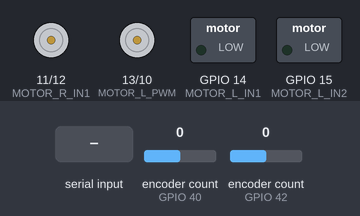
This program was run on a simulated ESP32-S3. Parts: motor-driver pin pairs drawn as motors (green arrow = first pin HIGH = forward, orange = second pin HIGH = backward, longer = more drive), switched loads named in the program (green lamp = pin HIGH). The test bench sets the inputs (shaded band); at power-on: encoder count (sensors on GPIO 40, GPIO 42) 0. What the program prints to the serial monitor is not drawn.

Above: at 1.2 s.
1.3 s: "D,,45\n" received over Serial
At 1.7 s:
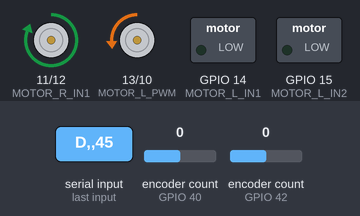
Timing chart, 0 to 4.3 s (numbered marks = the images above; inputs shaded):
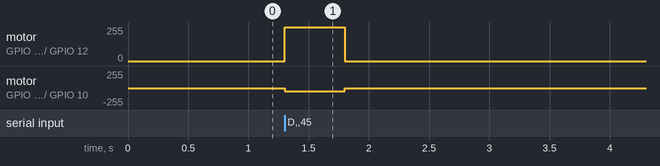

The program:

main.cpp
```cpp
// esp32_test — bare-bones motor + encoder validation firmware.
// No micro-ROS, no PID, no EMA filter.
//
// Serial protocol (115200 baud, native USB CDC → /dev/ttyACM0):
//   RX: D,<left>,<right>\n    duty integers -255..255
//   TX: E,<vel_l>,<vel_r>,<pos_l>,<pos_r>\n  at 50 Hz (rad/s, rad)
//
// Watchdog: motors stop if no D command received within 500 ms.

#include <Arduino.h>
#include <ESP32Encoder.h>

// ── Motor pins (TB6612FNG) ──────────────────────────────────────────────────
#define MOTOR_R_CH    0
#define MOTOR_L_CH    1
#define MOTOR_R_PWM   10
#define MOTOR_R_IN1   11
#define MOTOR_R_IN2   12
#define MOTOR_L_PWM   13
#define MOTOR_L_IN1   14
#define MOTOR_L_IN2   15

// 1 kHz matches main firmware — 20 kHz caused a 10× measured speed loss on this chassis.
#define MOTOR_PWM_FREQ  1000
#define MOTOR_PWM_BITS  8

// ── Encoder pins ───────────────────────────────────────────────────────────
#define ENC_L_A  40
#define ENC_L_B  41
#define ENC_R_A  42
#define ENC_R_B  39

static constexpr float ENC_CPR  = 1010.0f;
static constexpr float DT_MS    = 20.0f;    // 50 Hz report
static constexpr float DT_S     = DT_MS / 1000.0f;
static constexpr unsigned long WATCHDOG_MS = 500;

static ESP32Encoder enc_left;
static ESP32Encoder enc_right;
static unsigned long last_cmd_ms = 0;

static void set_motor(uint8_t ch, uint8_t in1, uint8_t in2, int duty) {
    duty = constrain(duty, -255, 255);
    if (duty > 0) {
        digitalWrite(in1, HIGH); digitalWrite(in2, LOW);
    } else if (duty < 0) {
        digitalWrite(in1, LOW);  digitalWrite(in2, HIGH);
        duty = -duty;
    } else {
        digitalWrite(in1, LOW);  digitalWrite(in2, LOW);
    }
    ledcWrite(ch, (uint32_t)duty);
}

static void motors_stop() {
    set_motor(MOTOR_R_CH, MOTOR_R_IN1, MOTOR_R_IN2, 0);
    set_motor(MOTOR_L_CH, MOTOR_L_IN1, MOTOR_L_IN2, 0);
}

void setup() {
    Serial.begin(115200);

    pinMode(MOTOR_R_IN1, OUTPUT); digitalWrite(MOTOR_R_IN1, LOW);
    pinMode(MOTOR_R_IN2, OUTPUT); digitalWrite(MOTOR_R_IN2, LOW);
    pinMode(MOTOR_L_IN1, OUTPUT); digitalWrite(MOTOR_L_IN1, LOW);
    pinMode(MOTOR_L_IN2, OUTPUT); digitalWrite(MOTOR_L_IN2, LOW);

    ledcSetup(MOTOR_R_CH, MOTOR_PWM_FREQ, MOTOR_PWM_BITS);
    ledcAttachPin(MOTOR_R_PWM, MOTOR_R_CH);
    ledcSetup(MOTOR_L_CH, MOTOR_PWM_FREQ, MOTOR_PWM_BITS);
    ledcAttachPin(MOTOR_L_PWM, MOTOR_L_CH);
    motors_stop();

    // PCNT glitch filter: validated hardware path — rejects PWM switching spikes on GPIO 40/41
    ESP32Encoder::useInternalWeakPullResistors = UP;
    enc_left.attachHalfQuad(ENC_L_A, ENC_L_B);
    enc_left.setFilter(400);
    enc_right.attachHalfQuad(ENC_R_A, ENC_R_B);
    enc_right.setFilter(400);
    enc_left.clearCount();
    enc_right.clearCount();

    last_cmd_ms = millis();
    Serial.println("READY");
}

void loop() {
    static unsigned long last_report_ms = 0;
    static long prev_l = 0, prev_r = 0;

    // ── Parse incoming D commands ───────────────────────────────────────
    while (Serial.available()) {
        String line = Serial.readStringUntil('\n');
        line.trim();
        if (line.startsWith("D,")) {
            int comma = line.indexOf(',', 2);
            if (comma > 0) {
                int dl = constrain(line.substring(2, comma).toInt(), -255, 255);
                int dr = constrain(line.substring(comma + 1).toInt(), -255, 255);
                set_motor(MOTOR_L_CH, MOTOR_L_IN1, MOTOR_L_IN2, dl);
                set_motor(MOTOR_R_CH, MOTOR_R_IN1, MOTOR_R_IN2, dr);
                last_cmd_ms = millis();
            }
        }
    }

    // ── Watchdog ────────────────────────────────────────────────────────
    if (millis() - last_cmd_ms > WATCHDOG_MS) {
        motors_stop();
    }

    // ── Encoder report at 50 Hz ─────────────────────────────────────────
    unsigned long now = millis();
    if (now - last_report_ms >= (unsigned long)DT_MS) {
        last_report_ms = now;

        long l = enc_left.getCount();
        long r = enc_right.getCount();
        float vel_l =  (float)(l - prev_l) / ENC_CPR * TWO_PI / DT_S;
        float vel_r = -(float)(r - prev_r) / ENC_CPR * TWO_PI / DT_S;  // right motor mounted mirrored
        float pos_l =  (float)l / ENC_CPR * TWO_PI;
        float pos_r = -(float)r / ENC_CPR * TWO_PI;
        prev_l = l;
        prev_r = r;

        Serial.printf("E,%.3f,%.3f,%.3f,%.3f\n", vel_l, vel_r, pos_l, pos_r);
    }
}
```

Measured:
- after the input at 1.3 s, motor on GPIO 11 (MOTOR_R_IN1) / GPIO 12 (MOTOR_R_IN2): stopped → forward 255/255 at once, → stopped 0.50 s later; motor on GPIO 13 (MOTOR_L_PWM) / GPIO 10 (MOTOR_R_PWM): stopped → backward 45/255 at once, → stopped 0.50 s later
